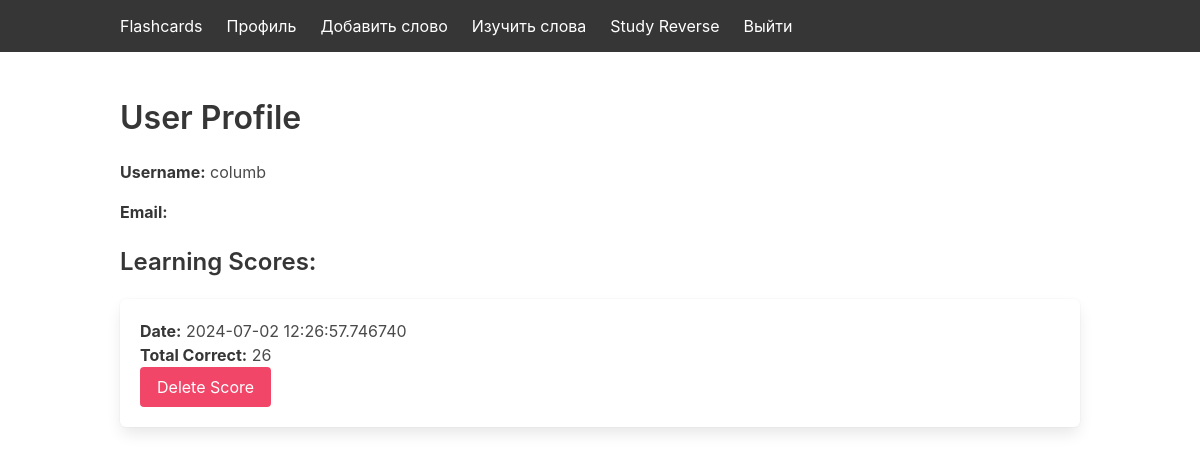
Page /profile (signed in) on the committed database.
### app/models.py (models this page shows, shortened)
class User(UserMixin, db.Model):
    id = db.Column(db.Integer, primary_key=True)
    username = db.Column(db.String(50), unique=True, nullable=False)
    password = db.Column(db.String(100), nullable=False)
    scores = db.relationship('Score', backref='user', lazy=True)

class Score(db.Model):
    id = db.Column(db.Integer, primary_key=True)
    user_id = db.Column(db.Integer, db.ForeignKey('user.id'), nullable=False)
    date = db.Column(db.DateTime, nullable=False, default=datetime.now())
    total_correct = db.Column(db.Integer, nullable=True)

### app/auth.py (the view)
@auth.route('/profile', methods=['GET'])
@login_required
def user_profile():
    user = User.query.get(current_user.id)
    if not user:
        return "User not found", 404
    scores = Score.query.filter_by(user_id=current_user.id).order_by(Score.date.desc()).all()
    return render_template('auth/profile.html', user=user, scores=scores, username=current_user.username,)

### app/__init__.py (called while the page is built)
def create_app(config_class=Config):
    app = Flask(__name__, instance_relative_config=True)
    app.config.from_object(config_class)
    app.config.from_pyfile('config.py')
    db.init_app(app)
    migrate.init_app(app, db)
    login_manager.init_app(app)  # Инициализируем Flask-Login
    from app.models import User  # Импорт User здесь для избежания круговой зависимости
    @login_manager.user_loader
    def load_user(user_id):
        return User.query.get(int(user_id))
    from app.main import bp as main_bp
    from app.auth import auth as auth_blueprint
    app.register_blueprint(main_bp)
    app.register_blueprint(auth_blueprint)
    return app

### app/templates/auth/profile.html (shortened to what this page needs)
{% extends 'base.html' %}
{% block content %}
<section class="section custom-container">
    <div class="container">
        <h1 class="title">User Profile</h1>
        <div class="content">
            <p><strong>Username:</strong> {{ user.username }}</p>
            <p><strong>Email:</strong> {{ user.email }}</p>
        </div>
        <h2 class="title is-4">Learning Scores:</h2>
        <ul class="learning-scores">
            {% for score in scores %}
                <li class="box score-item">
                    <p><strong>Date:</strong> {{ score.date }}</p>
                    <p><strong>Total Correct:</strong> {{ score.total_correct }}</p>
                    <form action="{{ url_for('auth.delete_score', score_id=score.id) }}" method="post">
                        <button class="button is-danger" type="submit">Delete Score</button>
                    </form>
                </li>
            {% endfor %}
        </ul>
    </div>
</section>
{% endblock %}

### rows in the picture
User: username "columb"
Score: date "2024-07-02 12:26:57.746740", total_correct "26"
